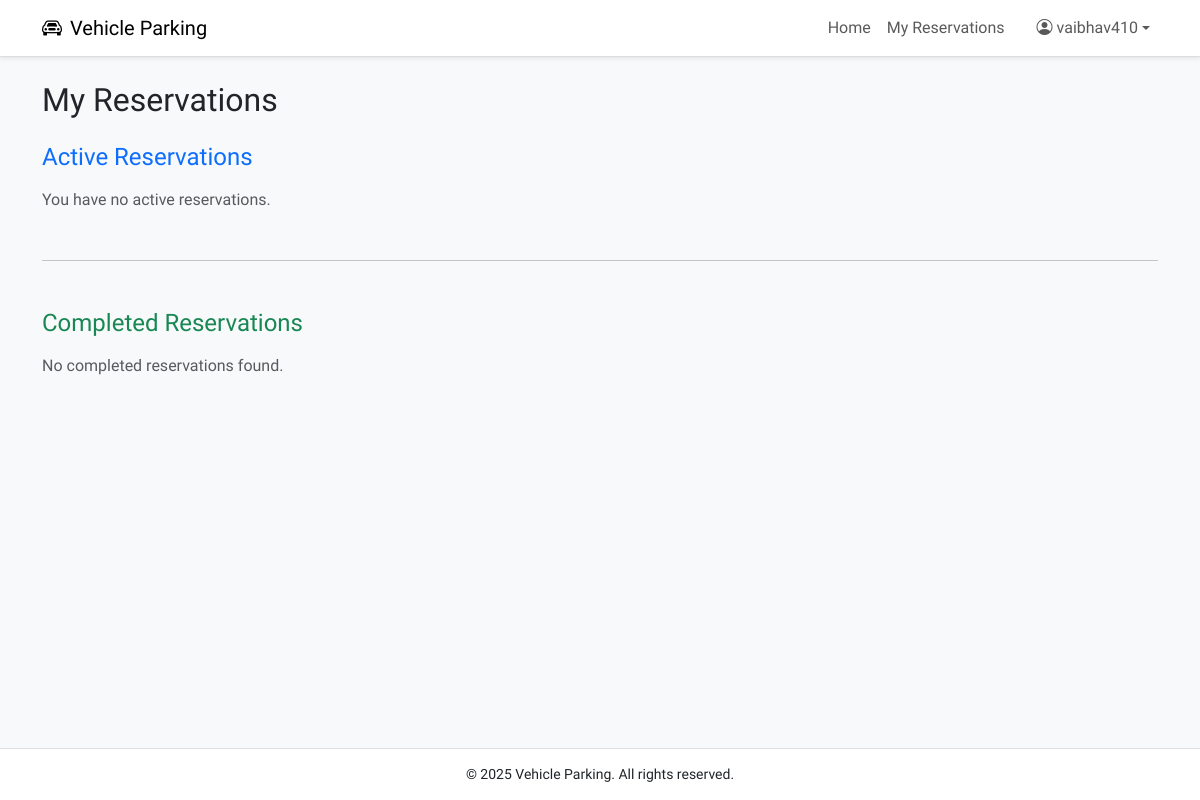
/user/my-reservations (signed in), run on an earlier commit of the app's database.
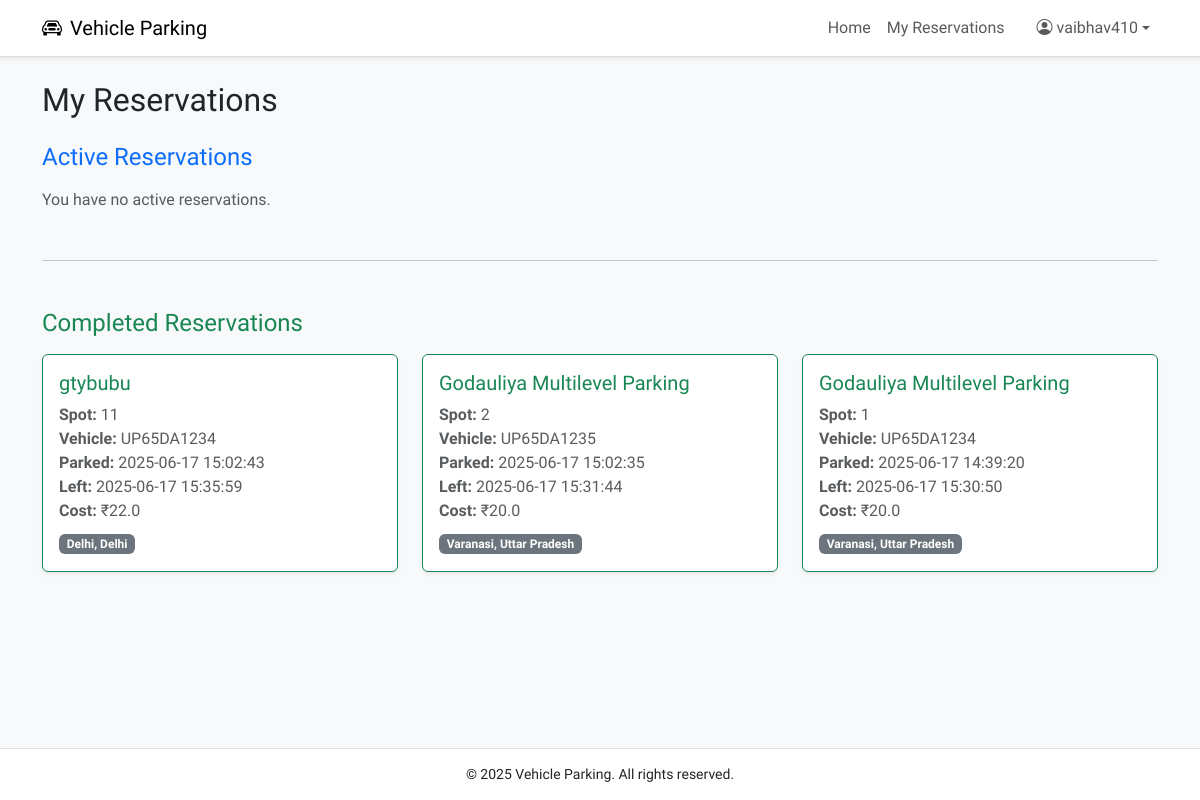
And on a later commit of the database.
### models.py (models this page shows, shortened)
class User(db.Model, UserMixin):
    __tablename__ = 'user'
    id = db.Column(db.Integer, primary_key=True)
    username = db.Column(db.String(100), unique=True, nullable=False)
    full_name = db.Column(db.String(100), nullable=False)
    email = db.Column(db.String(100), unique=True, nullable=False)
    password_hash = db.Column(db.String(200), nullable=False)
    address = db.Column(db.String(200))
    pin_code = db.Column(db.String(10))
    role = db.Column(db.String(20), nullable=False, default='user')
    created_at = db.Column(db.DateTime, default=datetime.utcnow)
    reservations = db.relationship('Reservation', backref='user', lazy=True)

class Reservation(db.Model):
    __tablename__ = 'reservation'
    id = db.Column(db.Integer, primary_key=True)
    spot_id = db.Column(db.Integer, db.ForeignKey('parking_spot.id'), nullable=False)
    user_id = db.Column(db.Integer, db.ForeignKey('user.id'), nullable=False)
    vehicle_number = db.Column(db.String(20), nullable=False)
    parking_timestamp = db.Column(db.DateTime, default=datetime.utcnow)
    leaving_timestamp = db.Column(db.DateTime)
    parking_cost = db.Column(db.Float)
    is_active = db.Column(db.Boolean, default=True)

class ParkingLot(db.Model):
    __tablename__ = 'parking_lot'
    id = db.Column(db.Integer, primary_key=True)
    city_id = db.Column(db.Integer, db.ForeignKey('city.id'), nullable=False)
    prime_location_name = db.Column(db.String(100), nullable=False)
    address = db.Column(db.String(200))
    pin_code = db.Column(db.String(10))
    price_per_hour = db.Column(db.Float, nullable=False)
    max_spots = db.Column(db.Integer, nullable=False)
    created_at = db.Column(db.DateTime, default=datetime.utcnow)
    spots = db.relationship('ParkingSpot', backref='lot', cascade='all, delete-orphan', lazy=True)

class ParkingSpot(db.Model):
    __tablename__ = 'parking_spot'
    id = db.Column(db.Integer, primary_key=True)
    lot_id = db.Column(db.Integer, db.ForeignKey('parking_lot.id', ondelete='CASCADE'), nullable=False)
    status = db.Column(db.String(1), default='A')  # A = Available, O = Occupied
    created_at = db.Column(db.DateTime, default=datetime.utcnow)
    reservation = db.relationship('Reservation', backref='spot', uselist=False)

class City(db.Model):
    __tablename__ = 'city'
    id = db.Column(db.Integer, primary_key=True)
    name = db.Column(db.String(100), nullable=False)
    state = db.Column(db.String(100), nullable=False)
    lots = db.relationship('ParkingLot', backref='city', cascade='all, delete-orphan', lazy=True)

### controllers/user.py (the view, shortened to what this page needs)
@user_bp.route('/my-reservations')
@login_required
@user_required
def my_reservations():
    active_reservations = (
        Reservation.query
        .join(ParkingSpot)
        .join(ParkingLot)
        .filter(
            Reservation.user_id == current_user.id,
            Reservation.is_active == True,
            Reservation.leaving_timestamp == None
        )
        .order_by(Reservation.parking_timestamp.desc())
        .all()
    )
    now = datetime.utcnow()
    active_data = []
    completed_reservations = (
        Reservation.query
        .join(ParkingSpot)
        .join(ParkingLot)
        .filter(
            Reservation.user_id == current_user.id,
            Reservation.is_active == False,
            Reservation.leaving_timestamp != None
        )
        .order_by(Reservation.leaving_timestamp.desc())
        .all()
    )
    return render_template(
        'user/my_reservations.html',
        active_data=active_data,
        completed_reservations=completed_reservations
    )

### app.py (called while the page is built)
@login_manager.user_loader
def load_user(user_id):
    user_info = session.get('user_info')
    if not user_info:
        return None
    role = user_info.get('role')
    if role == 'user':
        return User.query.get(int(user_id))
    elif role == 'admin':
        return Admin.query.get(int(user_id))
    return None

### templates/user/my_reservations.html (shortened to what this page needs)
{% extends 'base.html' %}
{% block content %}
<div class="container py-4">
    <h2 class="mb-4">My Reservations</h2>
    <h4 class="text-primary mb-3">Active Reservations</h4>
    {% if active_data %}
        <div class="row">
            {% for item in active_data %}
            {% set res = item.reservation %}
            <div class="col-md-4 mb-4">
                <div class="card border-primary shadow-sm h-100">
                    <div class="card-body">
                        <h5 class="card-title text-primary">{{ res.spot.lot.prime_location_name }}</h5>
                        <p class="card-text text-muted">
                            {{ res.spot.lot.address }}<br>
                            Pincode: {{ res.spot.lot.pin_code }}
                        </p>
                        <span class="badge bg-secondary mb-2">
                            {{ res.spot.lot.city.name }}, {{ res.spot.lot.city.state }}
                        </span>
                        <div class="mb-2 small text-muted">
                            Lot ID: {{ res.spot.lot.id }}<br>
                            Spot ID: {{ res.spot.id }}<br>
                            Vehicle No.: {{ res.vehicle_number }}<br>
                            Parked At: {{ res.parking_timestamp.strftime('%Y-%m-%d %H:%M:%S') }}
                        </div>
                        <button class="btn btn-danger w-100" data-bs-toggle="modal" data-bs-target="#releaseModal{{ res.id }}">
                            Release Spot
                        </button>
                    </div>
                </div>
            </div>
            <div class="modal fade" id="releaseModal{{ res.id }}" tabindex="-1" aria-labelledby="releaseModalLabel{{ res.id }}" aria-hidden="true">
                <div class="modal-dialog">
                    <form method="POST" action="{{ url_for('user.release_spot', reservation_id=res.id) }}">
                        <div class="modal-content">
                            <div class="modal-header">
                                <h5 class="modal-title" id="releaseModalLabel{{ res.id }}">Release Spot</h5>
                                <button type="button" class="btn-close" data-bs-dismiss="modal" aria-label="Close"></button>
                            </div>
                            <div class="modal-body">
                                <p><strong>Location:</strong> {{ res.spot.lot.prime_location_name }}</p>
                                <p><strong>Spot ID:</strong> {{ res.spot.id }}</p>
                                <p><strong>Vehicle Number:</strong> {{ res.vehicle_number }}</p>
                                <p><strong>Parked At:</strong> {{ res.parking_timestamp.strftime('%Y-%m-%d %H:%M:%S') }}</p>
                                <hr>
                                <p><strong>Estimated Duration:</strong> {{ item.parking_hours }} hour(s)</p>
                                <p><strong>Estimated Cost:</strong> ₹{{ item.estimated_cost }}</p>
                                <input type="hidden" name="confirm_release" value="1">
                            </div>
                            <div class="modal-footer">
                                <button type="submit" class="btn btn-danger">Confirm & Release</button>
                            </div>
                        </div>
                    </form>
                </div>
            </div>
            {% endfor %}
        </div>
    {% else %}
        <p class="text-muted">You have no active reservations.</p>
    {% endif %}
    <hr class="my-5">
    <h4 class="text-success mb-3">Completed Reservations</h4>
    {% if completed_reservations %}
        <div class="row">
            {% for res in completed_reservations %}
            <div class="col-md-4 mb-4">
                <div class="card border-success shadow-sm h-100">
                    <div class="card-body">
                        <h5 class="card-title text-success">{{ res.spot.lot.prime_location_name }}</h5>
                        <p class="text-muted mb-2">
                            <strong>Spot:</strong> {{ res.spot.id }}<br>
                            <strong>Vehicle:</strong> {{ res.vehicle_number }}<br>
                            <strong>Parked:</strong> {{ res.parking_timestamp.strftime('%Y-%m-%d %H:%M:%S') }}<br>
                            <strong>Left:</strong> {{ res.leaving_timestamp.strftime('%Y-%m-%d %H:%M:%S') }}<br>
                            {% set duration = (res.leaving_timestamp - res.parking_timestamp).total_seconds() %}
                            {% set hours = (duration // 3600)|int %}
                            {% if hours == 0 %}
                                {% set hours = 1 %}
                            {% endif %}
                            {% set cost = hours * res.spot.lot.price_per_hour %}
                            <strong>Cost:</strong> ₹{{ cost }}
                        </p>
                        <span class="badge bg-secondary">
                            {{ res.spot.lot.city.name }}, {{ res.spot.lot.city.state }}
                        </span>
                    </div>
                </div>
            </div>
            {% endfor %}
        </div>
    {% else %}
        <p class="text-muted">No completed reservations found.</p>
    {% endif %}
</div>
{% endblock %}

### templates/base.html (shortened to what this page needs)
<!DOCTYPE html>
<html lang="en">
<head>
    <link href="https://cdn.jsdelivr.net/npm/bootstrap@5.3.0/dist/css/bootstrap.min.css" rel="stylesheet">
    <link href="https://cdnjs.cloudflare.com/ajax/libs/bootstrap-icons/1.11.1/font/bootstrap-icons.min.css" rel="stylesheet">
</head>
<body>
<nav class="navbar navbar-expand-lg navbar-light shadow-sm">
    <div class="container">
        <a class="navbar-brand" href="{% if session.get('user_info', {}).get('role') == 'admin' %}
        {{ url_for('admin.dashboard') }}
        {% elif session.get('user_info', {}).get('role') == 'user' %}
            {{ url_for('user.dashboard') }}
        {% else %}
            {{ url_for('index') }}
        {% endif %}">
            <i class="bi bi-car-front me-2"></i>Vehicle Parking
        </a>
        <div class="collapse navbar-collapse justify-content-end" id="navbarNav">
            <ul class="navbar-nav">
                {% if current_user.is_authenticated %}
                    {% if session.get('user_info', {}).get('role') == 'admin' %}
                        <li class="nav-item"><a class="nav-link" href="{{ url_for('admin.dashboard') }}">Home</a></li>
                        <li class="nav-item"><a class="nav-link" href="{{ url_for('admin.view_users') }}">Users</a></li>
                    {% else %}
                        <li class="nav-item"><a class="nav-link" href="{{ url_for('user.dashboard') }}">Home</a></li>
                        <a href="{{ url_for('user.my_reservations') }}" class="nav-link">My Reservations</a>
                    {% endif %}
                    <li class="nav-item dropdown ms-3">
                        <a class="nav-link dropdown-toggle d-flex align-items-center" href="#" role="button" data-bs-toggle="dropdown">
                            <i class="bi bi-person-circle me-1"></i> {{ current_user.username }}
                        </a>
                    </li>
                {% else %}
                    <li class="nav-item"><a class="nav-link" href="{{ url_for('auth.login') }}">Login</a></li>
                    <li class="nav-item"><a class="nav-link" href="{{ url_for('auth.register') }}">Register</a></li>
                {% endif %}
            </ul>
        </div>
    </div>
</nav>
<div class="position-fixed top-0 end-0 p-3" style="z-index: 1050;">
</div>
<div>
    {% block content %}
    {% endblock %}
</div>
<footer>
    <div class="container">
        <p class="mb-0">&copy; 2025 Vehicle Parking. All rights reserved.</p>
    </div>
</footer>
</body>
</html>

### templates/base.html (style rules this page uses)
body { font-family: 'Afacad',sans-serif; background-color: #f8f9fa; display: flex; flex-direction: column; min-height: 100vh; font-size: 16px; }
.navbar { background-color: #fff; border-bottom: 1px solid #ddd; }
footer { background-color: #fff; border-top: 1px solid #e1e1e1; padding: 15px 0; text-align: center; font-size: 14px; margin-top: auto; }

What changed in the data, as far as the page shows it:
added Reservation: spot.lot.prime_location_name "gtybubu", spot.id "11", vehicle_number "UP65DA1234", parking_timestamp "2025-06-17 15:02:43", leaving_timestamp "2025-06-17 15:35:59", cost "22.0", spot.lot.city.name "Delhi", spot.lot.city.state "Delhi"
added Reservation: spot.lot.prime_location_name "Godauliya Multilevel Parking", spot.id "2", vehicle_number "UP65DA1235", parking_timestamp "2025-06-17 15:02:35", leaving_timestamp "2025-06-17 15:31:44", cost "20.0", spot.lot.city.name "Varanasi", spot.lot.city.state "Uttar Pradesh"
added Reservation: spot.lot.prime_location_name "Godauliya Multilevel Parking", spot.id "1", vehicle_number "UP65DA1234", parking_timestamp "2025-06-17 14:39:20", leaving_timestamp "2025-06-17 15:30:50", cost "20.0", spot.lot.city.name "Varanasi", spot.lot.city.state "Uttar Pradesh"
Also different on the page:
text no longer shown: "No completed reservations found."
